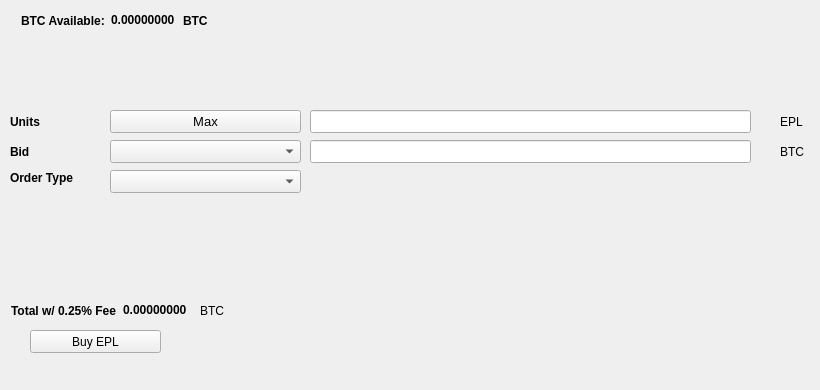
   <widget class="QWidget" name="BuyTab">
    <attribute name="title">
     <string>Buy</string>
    </attribute>
    <widget class="QPushButton" name="BuyEPL">
     <property name="geometry">
      <rect>
       <x>30</x>
       <y>330</y>
       <width>131</width>
       <height>23</height>
      </rect>
     </property>
     <property name="text">
      <string>Buy EPL</string>
     </property>
     <property name="icon">
      <iconset resource="../ellerium.qrc">
       <normaloff>:/icons/bitcoin</normaloff>:/icons/bitcoin</iconset>
     </property>
    </widget>
    <widget class="QLabel" name="label_3">
     <property name="geometry">
      <rect>
       <x>10</x>
       <y>110</y>
       <width>46</width>
       <height>23</height>
      </rect>
     </property>
     <property name="font">
      <font>
       <weight>75</weight>
       <bold>true</bold>
      </font>
     </property>
     <property name="text">
      <string>Units</string>
     </property>
    </widget>
    <widget class="QLineEdit" name="UnitsInput">
     <property name="geometry">
      <rect>
       <x>310</x>
       <y>110</y>
       <width>441</width>
       <height>23</height>
      </rect>
     </property>
     <property name="font">
      <font>
       <pointsize>9</pointsize>
       <weight>75</weight>
       <bold>true</bold>
      </font>
     </property>
    </widget>
    <widget class="QLineEdit" name="BuyBidPriceEdit">
     <property name="geometry">
      <rect>
       <x>310</x>
       <y>140</y>
       <width>441</width>
       <height>23</height>
      </rect>
     </property>
     <property name="font">
      <font>
       <pointsize>9</pointsize>
       <weight>75</weight>
       <bold>true</bold>
      </font>
     </property>
    </widget>
    <widget class="QLabel" name="label_4">
     <property name="geometry">
      <rect>
       <x>780</x>
       <y>110</y>
       <width>31</width>
       <height>23</height>
      </rect>
     </property>
     <property name="text">
      <string>EPL</string>
     </property>
    </widget>
    <widget class="QLabel" name="label_5">
     <property name="geometry">
      <rect>
       <x>780</x>
       <y>140</y>
       <width>31</width>
       <height>23</height>
      </rect>
     </property>
     <property name="text">
      <string>BTC</string>
     </property>
    </widget>
    <widget class="QLabel" name="label_6">
     <property name="geometry">
      <rect>
       <x>10</x>
       <y>140</y>
       <width>46</width>
       <height>23</height>
      </rect>
     </property>
     <property name="font">
      <font>
       <weight>75</weight>
       <bold>true</bold>
      </font>
     </property>
     <property name="text">
      <string>Bid</string>
     </property>
    </widget>
    <widget class="QLabel" name="label_7">
     <property name="geometry">
      <rect>
       <x>10</x>
       <y>170</y>
       <width>91</width>
       <height>16</height>
      </rect>
     </property>
     <property name="font">
      <font>
       <weight>75</weight>
       <bold>true</bold>
      </font>
     </property>
     <property name="text">
      <string>Order Type</string>
     </property>
    </widget>
    <widget class="QPushButton" name="Buy_Max_Amount">
     <property name="geometry">
      <rect>
       <x>110</x>
       <y>110</y>
       <width>191</width>
       <height>23</height>
      </rect>
     </property>
     <property name="font">
      <font>
       <pointsize>10</pointsize>
      </font>
     </property>
     <property name="text">
      <string>Max</string>
     </property>
    </widget>
    <widget class="QComboBox" name="BuyBidcomboBox">
     <property name="geometry">
      <rect>
       <x>110</x>
       <y>140</y>
       <width>191</width>
       <height>23</height>
      </rect>
     </property>
     <property name="font">
      <font>
       <pointsize>10</pointsize>
      </font>
     </property>
    </widget>
    <widget class="QComboBox" name="buyOrdertypeCombo">
     <property name="geometry">
      <rect>
       <x>110</x>
       <y>170</y>
       <width>191</width>
       <height>23</height>
      </rect>
     </property>
     <property name="font">
      <font>
       <pointsize>10</pointsize>
      </font>
     </property>
    </widget>
    <widget class="QWidget" name="layoutWidget1">
     <property name="geometry">
      <rect>
       <x>21</x>
       <y>11</y>
       <width>227</width>
       <height>19</height>
      </rect>
     </property>
     <layout class="QHBoxLayout" name="horizontalLayout_3">
      <item>
       <widget class="QLabel" name="label232">
        <property name="font">
         <font>
          <weight>75</weight>
          <bold>true</bold>
         </font>
        </property>
        <property name="text">
         <string>BTC Available:</string>
        </property>
       </widget>
      </item>
      <item>
       <widget class="QLabel" name="BtcAvailableLbl">
        <property name="palette">
         <palette>
          <active>
           <colorrole role="WindowText">
            <brush brushstyle="SolidPattern">
             <color alpha="255">
              <red>0</red>
              <green>0</green>
              <blue>0</blue>
             </color>
            </brush>
           </colorrole>
           <colorrole role="Button">
            <brush brushstyle="SolidPattern">
             <color alpha="255">
              <red>0</red>
              <green>170</green>
              <blue>0</blue>
             </color>
            </brush>
           </colorrole>
           <colorrole role="Light">
            <brush brushstyle="SolidPattern">
             <color alpha="255">
              <red>0</red>
              <green>255</green>
              <blue>0</blue>
             </color>
            </brush>
           </colorrole>
           <colorrole role="Midlight">
            <brush brushstyle="SolidPattern">
             <color alpha="255">
              <red>0</red>
              <green>212</green>
              <blue>0</blue>
             </color>
            </brush>
           </colorrole>
           <colorrole role="Dark">
            <brush brushstyle="SolidPattern">
             <color alpha="255">
              <red>0</red>
              <green>85</green>
              <blue>0</blue>
             </color>
            </brush>
           </colorrole>
           <colorrole role="Mid">
            <brush brushstyle="SolidPattern">
             <color alpha="255">
              <red>0</red>
              <green>113</green>
              <blue>0</blue>
             </color>
            </brush>
           </colorrole>
           <colorrole role="Text">
            <brush brushstyle="SolidPattern">
             <color alpha="255">
              <red>0</red>
              <green>170</green>
              <blue>0</blue>
             </color>
            </brush>
           </colorrole>
           <colorrole role="BrightText">
            <brush brushstyle="SolidPattern">
             <color alpha="255">
              <red>255</red>
              <green>255</green>
              <blue>255</blue>
             </color>
            </brush>
           </colorrole>
           <colorrole role="ButtonText">
            <brush brushstyle="SolidPattern">
             <color alpha="255">
              <red>0</red>
              <green>0</green>
              <blue>0</blue>
             </color>
            </brush>
           </colorrole>
           <colorrole role="Base">
            <brush brushstyle="SolidPattern">
             <color alpha="255">
              <red>255</red>
              <green>255</green>
              <blue>255</blue>
             </color>
            </brush>
           </colorrole>
           <colorrole role="Window">
            <brush brushstyle="SolidPattern">
             <color alpha="255">
              <red>0</red>
              <green>170</green>
              <blue>0</blue>
             </color>
            </brush>
           </colorrole>
           <colorrole role="Shadow">
            <brush brushstyle="SolidPattern">
             <color alpha="255">
              <red>0</red>
              <green>0</green>
              <blue>0</blue>
             </color>
            </brush>
           </colorrole>
           <colorrole role="AlternateBase">
            <brush brushstyle="SolidPattern">
             <color alpha="255">
              <red>127</red>
              <green>212</green>
              <blue>127</blue>
             </color>
            </brush>
           </colorrole>
           <colorrole role="ToolTipBase">
            <brush brushstyle="SolidPattern">
             <color alpha="255">
              <red>255</red>
              <green>255</green>
              <blue>220</blue>
             </color>
            </brush>
           </colorrole>
           <colorrole role="ToolTipText">
            <brush brushstyle="SolidPattern">
             <color alpha="255">
              <red>0</red>
              <green>0</green>
              <blue>0</blue>
             </color>
            </brush>
           </colorrole>
          </active>
          <inactive>
           <colorrole role="WindowText">
            <brush brushstyle="SolidPattern">
             <color alpha="255">
              <red>0</red>
              <green>0</green>
              <blue>0</blue>
             </color>
            </brush>
           </colorrole>
           <colorrole role="Button">
            <brush brushstyle="SolidPattern">
             <color alpha="255">
              <red>0</red>
              <green>170</green>
              <blue>0</blue>
             </color>
            </brush>
           </colorrole>
           <colorrole role="Light">
            <brush brushstyle="SolidPattern">
             <color alpha="255">
              <red>0</red>
              <green>255</green>
              <blue>0</blue>
             </color>
            </brush>
           </colorrole>
           <colorrole role="Midlight">
            <brush brushstyle="SolidPattern">
             <color alpha="255">
              <red>0</red>
              <green>212</green>
              <blue>0</blue>
             </color>
            </brush>
           </colorrole>
           <colorrole role="Dark">
            <brush brushstyle="SolidPattern">
             <color alpha="255">
              <red>0</red>
              <green>85</green>
              <blue>0</blue>
             </color>
            </brush>
           </colorrole>
           <colorrole role="Mid">
            <brush brushstyle="SolidPattern">
             <color alpha="255">
              <red>0</red>
              <green>113</green>
              <blue>0</blue>
             </color>
            </brush>
           </colorrole>
           <colorrole role="Text">
            <brush brushstyle="SolidPattern">
             <color alpha="255">
              <red>0</red>
              <green>170</green>
              <blue>0</blue>
             </color>
            </brush>
           </colorrole>
           <colorrole role="BrightText">
            <brush brushstyle="SolidPattern">
             <color alpha="255">
              <red>255</red>
              <green>255</green>
              <blue>255</blue>
             </color>
            </brush>
           </colorrole>
           <colorrole role="ButtonText">
            <brush brushstyle="SolidPattern">
             <color alpha="255">
              <red>0</red>
              <green>0</green>
              <blue>0</blue>
             </color>
            </brush>
           </colorrole>
           <colorrole role="Base">
            <brush brushstyle="SolidPattern">
             <color alpha="255">
              <red>255</red>
              <green>255</green>
              <blue>255</blue>
             </color>
            </brush>
           </colorrole>
           <colorrole role="Window">
            <brush brushstyle="SolidPattern">
             <color alpha="255">
              <red>0</red>
              <green>170</green>
              <blue>0</blue>
             </color>
            </brush>
           </colorrole>
           <colorrole role="Shadow">
            <brush brushstyle="SolidPattern">
             <color alpha="255">
              <red>0</red>
              <green>0</green>
              <blue>0</blue>
             </color>
            </brush>
           </colorrole>
           <colorrole role="AlternateBase">
            <brush brushstyle="SolidPattern">
             <color alpha="255">
              <red>127</red>
              <green>212</green>
              <blue>127</blue>
             </color>
            </brush>
           </colorrole>
           <colorrole role="ToolTipBase">
            <brush brushstyle="SolidPattern">
             <color alpha="255">
              <red>255</red>
              <green>255</green>
              <blue>220</blue>
             </color>
            </brush>
           </colorrole>
           <colorrole role="ToolTipText">
            <brush brushstyle="SolidPattern">
             <color alpha="255">
              <red>0</red>
              <green>0</green>
              <blue>0</blue>
             </color>
            </brush>
           </colorrole>
          </inactive>
          <disabled>
           <colorrole role="WindowText">
            <brush brushstyle="SolidPattern">
             <color alpha="255">
              <red>0</red>
              <green>85</green>
              <blue>0</blue>
             </color>
            </brush>
           </colorrole>
           <colorrole role="Button">
            <brush brushstyle="SolidPattern">
             <color alpha="255">
              <red>0</red>
              <green>170</green>
              <blue>0</blue>
             </color>
            </brush>
           </colorrole>
           <colorrole role="Light">
            <brush brushstyle="SolidPattern">
             <color alpha="255">
              <red>0</red>
              <green>255</green>
              <blue>0</blue>
             </color>
            </brush>
           </colorrole>
           <colorrole role="Midlight">
            <brush brushstyle="SolidPattern">
             <color alpha="255">
              <red>0</red>
              <green>212</green>
              <blue>0</blue>
             </color>
            </brush>
           </colorrole>
           <colorrole role="Dark">
            <brush brushstyle="SolidPattern">
             <color alpha="255">
              <red>0</red>
              <green>85</green>
              <blue>0</blue>
             </color>
            </brush>
           </colorrole>
           <colorrole role="Mid">
            <brush brushstyle="SolidPattern">
             <color alpha="255">
              <red>0</red>
              <green>113</green>
              <blue>0</blue>
             </color>
            </brush>
           </colorrole>
           <colorrole role="Text">
            <brush brushstyle="SolidPattern">
             <color alpha="255">
              <red>0</red>
              <green>85</green>
              <blue>0</blue>
             </color>
            </brush>
           </colorrole>
           <colorrole role="BrightText">
            <brush brushstyle="SolidPattern">
             <color alpha="255">
              <red>255</red>
              <green>255</green>
              <blue>255</blue>
             </color>
            </brush>
           </colorrole>
           <colorrole role="ButtonText">
            <brush brushstyle="SolidPattern">
             <color alpha="255">
              <red>0</red>
              <green>85</green>
              <blue>0</blue>
             </color>
            </brush>
           </colorrole>
           <colorrole role="Base">
            <brush brushstyle="SolidPattern">
             <color alpha="255">
              <red>0</red>
              <green>170</green>
              <blue>0</blue>
             </color>
            </brush>
           </colorrole>
           <colorrole role="Window">
            <brush brushstyle="SolidPattern">
             <color alpha="255">
              <red>0</red>
              <green>170</green>
              <blue>0</blue>
             </color>
            </brush>
           </colorrole>
           <colorrole role="Shadow">
            <brush brushstyle="SolidPattern">
             <color alpha="255">
              <red>0</red>
              <green>0</green>
              <blue>0</blue>
             </color>
            </brush>
           </colorrole>
           <colorrole role="AlternateBase">
            <brush brushstyle="SolidPattern">
             <color alpha="255">
              <red>0</red>
              <green>170</green>
              <blue>0</blue>
             </color>
            </brush>
           </colorrole>
           <colorrole role="ToolTipBase">
            <brush brushstyle="SolidPattern">
             <color alpha="255">
              <red>255</red>
              <green>255</green>
              <blue>220</blue>
             </color>
            </brush>
           </colorrole>
           <colorrole role="ToolTipText">
            <brush brushstyle="SolidPattern">
             <color alpha="255">
              <red>0</red>
              <green>0</green>
              <blue>0</blue>
             </color>
            </brush>
           </colorrole>
          </disabled>
         </palette>
        </property>
        <property name="font">
         <font>
          <weight>75</weight>
          <bold>true</bold>
         </font>
        </property>
        <property name="text">
         <string>0.00000000</string>
        </property>
        <property name="textInteractionFlags">
         <set>Qt::LinksAccessibleByMouse|Qt::TextSelectableByKeyboard|Qt::TextSelectableByMouse</set>
        </property>
       </widget>
      </item>
      <item>
       <widget class="QLabel" name="BtcAvailableLbl_2">
        <property name="font">
         <font>
          <weight>75</weight>
          <bold>true</bold>
         </font>
        </property>
        <property name="text">
         <string>BTC</string>
        </property>
       </widget>
      </item>
     </layout>
    </widget>
    <widget class="QWidget" name="layoutWidge2">
     <property name="geometry">
      <rect>
       <x>11</x>
       <y>301</y>
       <width>259</width>
       <height>19</height>
      </rect>
     </property>
     <layout class="QHBoxLayout" name="horizontalLayout_4">
      <item>
       <widget class="QLabel" name="label_9">
        <property name="font">
         <font>
          <weight>75</weight>
          <bold>true</bold>
         </font>
        </property>
        <property name="text">
         <string>Total w/ 0.25% Fee</string>
        </property>
       </widget>
      </item>
      <item>
       <widget class="QLabel" name="BuyCostLabel">
        <property name="palette">
         <palette>
          <active>
           <colorrole role="WindowText">
            <brush brushstyle="SolidPattern">
             <color alpha="255">
              <red>0</red>
              <green>0</green>
              <blue>0</blue>
             </color>
            </brush>
           </colorrole>
           <colorrole role="Button">
            <brush brushstyle="SolidPattern">
             <color alpha="255">
              <red>0</red>
              <green>170</green>
              <blue>0</blue>
             </color>
            </brush>
           </colorrole>
           <colorrole role="Light">
            <brush brushstyle="SolidPattern">
             <color alpha="255">
              <red>0</red>
              <green>255</green>
              <blue>0</blue>
             </color>
            </brush>
           </colorrole>
           <colorrole role="Midlight">
            <brush brushstyle="SolidPattern">
             <color alpha="255">
              <red>0</red>
              <green>212</green>
              <blue>0</blue>
             </color>
            </brush>
           </colorrole>
           <colorrole role="Dark">
            <brush brushstyle="SolidPattern">
             <color alpha="255">
              <red>0</red>
              <green>85</green>
              <blue>0</blue>
             </color>
            </brush>
           </colorrole>
           <colorrole role="Mid">
            <brush brushstyle="SolidPattern">
             <color alpha="255">
              <red>0</red>
              <green>113</green>
              <blue>0</blue>
             </color>
            </brush>
           </colorrole>
           <colorrole role="Text">
            <brush brushstyle="SolidPattern">
             <color alpha="255">
              <red>0</red>
              <green>170</green>
              <blue>0</blue>
             </color>
            </brush>
           </colorrole>
           <colorrole role="BrightText">
            <brush brushstyle="SolidPattern">
             <color alpha="255">
              <red>255</red>
              <green>255</green>
              <blue>255</blue>
             </color>
            </brush>
           </colorrole>
           <colorrole role="ButtonText">
            <brush brushstyle="SolidPattern">
             <color alpha="255">
              <red>0</red>
              <green>0</green>
              <blue>0</blue>
             </color>
            </brush>
           </colorrole>
           <colorrole role="Base">
            <brush brushstyle="SolidPattern">
             <color alpha="255">
              <red>255</red>
              <green>255</green>
              <blue>255</blue>
             </color>
            </brush>
           </colorrole>
           <colorrole role="Window">
            <brush brushstyle="SolidPattern">
             <color alpha="255">
              <red>0</red>
              <green>170</green>
              <blue>0</blue>
             </color>
            </brush>
           </colorrole>
           <colorrole role="Shadow">
            <brush brushstyle="SolidPattern">
             <color alpha="255">
              <red>0</red>
              <green>0</green>
              <blue>0</blue>
             </color>
            </brush>
           </colorrole>
           <colorrole role="AlternateBase">
            <brush brushstyle="SolidPattern">
             <color alpha="255">
              <red>127</red>
              <green>212</green>
              <blue>127</blue>
             </color>
            </brush>
           </colorrole>
           <colorrole role="ToolTipBase">
            <brush brushstyle="SolidPattern">
             <color alpha="255">
              <red>255</red>
              <green>255</green>
              <blue>220</blue>
             </color>
            </brush>
           </colorrole>
           <colorrole role="ToolTipText">
            <brush brushstyle="SolidPattern">
             <color alpha="255">
              <red>0</red>
              <green>0</green>
              <blue>0</blue>
             </color>
            </brush>
           </colorrole>
          </active>
          <inactive>
           <colorrole role="WindowText">
            <brush brushstyle="SolidPattern">
             <color alpha="255">
              <red>0</red>
              <green>0</green>
              <blue>0</blue>
             </color>
            </brush>
           </colorrole>
           <colorrole role="Button">
            <brush brushstyle="SolidPattern">
             <color alpha="255">
              <red>0</red>
              <green>170</green>
              <blue>0</blue>
             </color>
            </brush>
           </colorrole>
           <colorrole role="Light">
            <brush brushstyle="SolidPattern">
             <color alpha="255">
              <red>0</red>
              <green>255</green>
              <blue>0</blue>
             </color>
            </brush>
           </colorrole>
           <colorrole role="Midlight">
            <brush brushstyle="SolidPattern">
             <color alpha="255">
              <red>0</red>
              <green>212</green>
              <blue>0</blue>
             </color>
            </brush>
           </colorrole>
           <colorrole role="Dark">
            <brush brushstyle="SolidPattern">
             <color alpha="255">
              <red>0</red>
              <green>85</green>
              <blue>0</blue>
             </color>
            </brush>
           </colorrole>
           <colorrole role="Mid">
            <brush brushstyle="SolidPattern">
             <color alpha="255">
              <red>0</red>
              <green>113</green>
              <blue>0</blue>
             </color>
            </brush>
           </colorrole>
           <colorrole role="Text">
            <brush brushstyle="SolidPattern">
             <color alpha="255">
              <red>0</red>
              <green>170</green>
              <blue>0</blue>
             </color>
            </brush>
           </colorrole>
           <colorrole role="BrightText">
            <brush brushstyle="SolidPattern">
             <color alpha="255">
              <red>255</red>
              <green>255</green>
              <blue>255</blue>
             </color>
            </brush>
           </colorrole>
           <colorrole role="ButtonText">
            <brush brushstyle="SolidPattern">
             <color alpha="255">
              <red>0</red>
              <green>0</green>
              <blue>0</blue>
             </color>
            </brush>
           </colorrole>
           <colorrole role="Base">
            <brush brushstyle="SolidPattern">
             <color alpha="255">
              <red>255</red>
              <green>255</green>
              <blue>255</blue>
             </color>
            </brush>
           </colorrole>
           <colorrole role="Window">
            <brush brushstyle="SolidPattern">
             <color alpha="255">
              <red>0</red>
              <green>170</green>
              <blue>0</blue>
             </color>
            </brush>
           </colorrole>
           <colorrole role="Shadow">
            <brush brushstyle="SolidPattern">
             <color alpha="255">
              <red>0</red>
              <green>0</green>
              <blue>0</blue>
             </color>
            </brush>
           </colorrole>
           <colorrole role="AlternateBase">
            <brush brushstyle="SolidPattern">
             <color alpha="255">
              <red>127</red>
              <green>212</green>
              <blue>127</blue>
             </color>
            </brush>
           </colorrole>
           <colorrole role="ToolTipBase">
            <brush brushstyle="SolidPattern">
             <color alpha="255">
              <red>255</red>
              <green>255</green>
              <blue>220</blue>
             </color>
            </brush>
           </colorrole>
           <colorrole role="ToolTipText">
            <brush brushstyle="SolidPattern">
             <color alpha="255">
              <red>0</red>
              <green>0</green>
              <blue>0</blue>
             </color>
            </brush>
           </colorrole>
          </inactive>
          <disabled>
           <colorrole role="WindowText">
            <brush brushstyle="SolidPattern">
             <color alpha="255">
              <red>0</red>
              <green>85</green>
              <blue>0</blue>
             </color>
            </brush>
           </colorrole>
           <colorrole role="Button">
            <brush brushstyle="SolidPattern">
             <color alpha="255">
              <red>0</red>
              <green>170</green>
              <blue>0</blue>
             </color>
            </brush>
           </colorrole>
           <colorrole role="Light">
            <brush brushstyle="SolidPattern">
             <color alpha="255">
              <red>0</red>
              <green>255</green>
              <blue>0</blue>
             </color>
            </brush>
           </colorrole>
           <colorrole role="Midlight">
            <brush brushstyle="SolidPattern">
             <color alpha="255">
              <red>0</red>
              <green>212</green>
              <blue>0</blue>
             </color>
            </brush>
           </colorrole>
           <colorrole role="Dark">
            <brush brushstyle="SolidPattern">
             <color alpha="255">
              <red>0</red>
              <green>85</green>
              <blue>0</blue>
             </color>
            </brush>
           </colorrole>
           <colorrole role="Mid">
            <brush brushstyle="SolidPattern">
             <color alpha="255">
              <red>0</red>
              <green>113</green>
              <blue>0</blue>
             </color>
            </brush>
           </colorrole>
           <colorrole role="Text">
            <brush brushstyle="SolidPattern">
             <color alpha="255">
              <red>0</red>
              <green>85</green>
              <blue>0</blue>
             </color>
            </brush>
           </colorrole>
           <colorrole role="BrightText">
            <brush brushstyle="SolidPattern">
             <color alpha="255">
              <red>255</red>
              <green>255</green>
              <blue>255</blue>
             </color>
            </brush>
           </colorrole>
           <colorrole role="ButtonText">
            <brush brushstyle="SolidPattern">
             <color alpha="255">
              <red>0</red>
              <green>85</green>
              <blue>0</blue>
             </color>
            </brush>
           </colorrole>
           <colorrole role="Base">
            <brush brushstyle="SolidPattern">
             <color alpha="255">
              <red>0</red>
              <green>170</green>
              <blue>0</blue>
             </color>
            </brush>
           </colorrole>
           <colorrole role="Window">
            <brush brushstyle="SolidPattern">
             <color alpha="255">
              <red>0</red>
              <green>170</green>
              <blue>0</blue>
             </color>
            </brush>
           </colorrole>
           <colorrole role="Shadow">
            <brush brushstyle="SolidPattern">
             <color alpha="255">
              <red>0</red>
              <green>0</green>
              <blue>0</blue>
             </color>
            </brush>
           </colorrole>
           <colorrole role="AlternateBase">
            <brush brushstyle="SolidPattern">
             <color alpha="255">
              <red>0</red>
              <green>170</green>
              <blue>0</blue>
             </color>
            </brush>
           </colorrole>
           <colorrole role="ToolTipBase">
            <brush brushstyle="SolidPattern">
             <color alpha="255">
              <red>255</red>
              <green>255</green>
              <blue>220</blue>
             </color>
            </brush>
           </colorrole>
           <colorrole role="ToolTipText">
            <brush brushstyle="SolidPattern">
             <color alpha="255">
              <red>0</red>
              <green>0</green>
              <blue>0</blue>
             </color>
            </brush>
           </colorrole>
          </disabled>
         </palette>
        </property>
        <property name="font">
         <font>
          <weight>75</weight>
          <bold>true</bold>
         </font>
        </property>
        <property name="autoFillBackground">
         <bool>false</bool>
        </property>
        <property name="text">
         <string>0.00000000</string>
        </property>
        <property name="textInteractionFlags">
         <set>Qt::LinksAccessibleByMouse|Qt::TextSelectableByMouse</set>
        </property>
       </widget>
      </item>
      <item>
       <widget class="QLabel" name="label_10">
        <property name="font">
         <font>
          <weight>50</weight>
          <bold>false</bold>
         </font>
        </property>
        <property name="text">
         <string>BTC</string>
        </property>
       </widget>
      </item>
     </layout>
    </widget>
    <widget class="QLabel" name="label_24">
     <property name="geometry">
      <rect>
       <x>460</x>
       <y>300</y>
       <width>281</width>
       <height>81</height>
      </rect>
     </property>
     <property name="text">
      <string/>
     </property>
     <property name="pixmap">
      <pixmap>:/images/bittrex</pixmap>
     </property>
    </widget>
   </widget>
